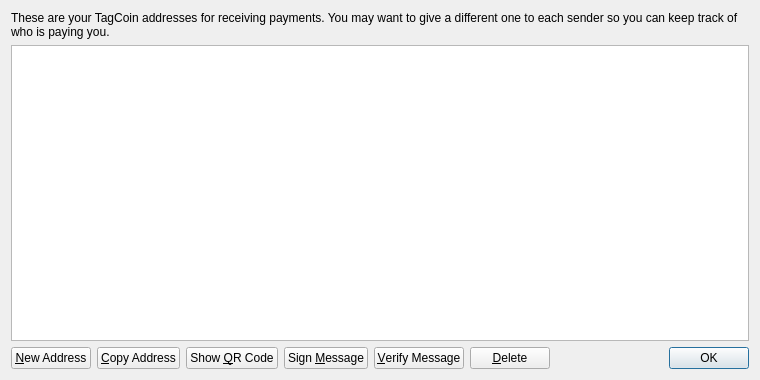
<?xml version="1.0" encoding="UTF-8"?>
<ui version="4.0">
 <class>AddressBookPage</class>
 <widget class="QWidget" name="AddressBookPage">
  <property name="geometry">
   <rect>
    <x>0</x>
    <y>0</y>
    <width>760</width>
    <height>380</height>
   </rect>
  </property>
  <property name="windowTitle">
   <string>Address Book</string>
  </property>
  <layout class="QVBoxLayout" name="verticalLayout">
   <item>
    <widget class="QLabel" name="labelExplanation">
     <property name="text">
      <string>These are your TagCoin addresses for receiving payments. You may want to give a different one to each sender so you can keep track of who is paying you.</string>
     </property>
     <property name="textFormat">
      <enum>Qt::PlainText</enum>
     </property>
     <property name="wordWrap">
      <bool>true</bool>
     </property>
    </widget>
   </item>
   <item>
    <widget class="QTableView" name="tableView">
     <property name="contextMenuPolicy">
      <enum>Qt::CustomContextMenu</enum>
     </property>
     <property name="toolTip">
      <string>Double-click to edit address or label</string>
     </property>
     <property name="tabKeyNavigation">
      <bool>false</bool>
     </property>
     <property name="alternatingRowColors">
      <bool>true</bool>
     </property>
     <property name="selectionMode">
      <enum>QAbstractItemView::SingleSelection</enum>
     </property>
     <property name="selectionBehavior">
      <enum>QAbstractItemView::SelectRows</enum>
     </property>
     <property name="sortingEnabled">
      <bool>true</bool>
     </property>
     <attribute name="verticalHeaderVisible">
      <bool>false</bool>
     </attribute>
    </widget>
   </item>
   <item>
    <layout class="QHBoxLayout" name="horizontalLayout">
     <item>
      <widget class="QPushButton" name="newAddressButton">
       <property name="toolTip">
        <string>Create a new address</string>
       </property>
       <property name="text">
        <string>&amp;New Address</string>
       </property>
       <property name="icon">
        <iconset resource="../bitcoin.qrc">
         <normaloff>:/icons/add</normaloff>:/icons/add</iconset>
       </property>
      </widget>
     </item>
     <item>
      <widget class="QPushButton" name="copyToClipboard">
       <property name="toolTip">
        <string>Copy the currently selected address to the system clipboard</string>
       </property>
       <property name="text">
        <string>&amp;Copy Address</string>
       </property>
       <property name="icon">
        <iconset resource="../bitcoin.qrc">
         <normaloff>:/icons/editcopy</normaloff>:/icons/editcopy</iconset>
       </property>
      </widget>
     </item>
     <item>
      <widget class="QPushButton" name="showQRCode">
       <property name="text">
        <string>Show &amp;QR Code</string>
       </property>
       <property name="icon">
        <iconset resource="../bitcoin.qrc">
         <normaloff>:/icons/qrcode</normaloff>:/icons/qrcode</iconset>
       </property>
      </widget>
     </item>
     <item>
      <widget class="QPushButton" name="signMessage">
       <property name="toolTip">
        <string>Sign a message to prove you own a TagCoin address</string>
       </property>
       <property name="text">
        <string>Sign &amp;Message</string>
       </property>
       <property name="icon">
        <iconset resource="../bitcoin.qrc">
         <normaloff>:/icons/edit</normaloff>:/icons/edit</iconset>
       </property>
      </widget>
     </item>
     <item>
      <widget class="QPushButton" name="verifyMessage">
       <property name="toolTip">
        <string>Verify a message to ensure it was signed with a specified TagCoin address</string>
       </property>
       <property name="text">
        <string>&amp;Verify Message</string>
       </property>
       <property name="icon">
        <iconset resource="../bitcoin.qrc">
         <normaloff>:/icons/transaction_0</normaloff>:/icons/transaction_0</iconset>
       </property>
      </widget>
     </item>
     <item>
      <widget class="QPushButton" name="deleteButton">
       <property name="toolTip">
        <string>Delete the currently selected address from the list</string>
       </property>
       <property name="text">
        <string>&amp;Delete</string>
       </property>
       <property name="icon">
        <iconset resource="../bitcoin.qrc">
         <normaloff>:/icons/remove</normaloff>:/icons/remove</iconset>
       </property>
      </widget>
     </item>
     <item>
      <spacer name="horizontalSpacer">
       <property name="orientation">
        <enum>Qt::Horizontal</enum>
       </property>
       <property name="sizeHint" stdset="0">
        <size>
         <width>40</width>
         <height>20</height>
        </size>
       </property>
      </spacer>
     </item>
     <item>
      <widget class="QDialogButtonBox" name="buttonBox">
       <property name="sizePolicy">
        <sizepolicy hsizetype="Maximum" vsizetype="Fixed">
         <horstretch>0</horstretch>
         <verstretch>0</verstretch>
        </sizepolicy>
       </property>
       <property name="standardButtons">
        <set>QDialogButtonBox::Ok</set>
       </property>
      </widget>
     </item>
    </layout>
   </item>
  </layout>
 </widget>
 <resources>
  <include location="../bitcoin.qrc"/>
 </resources>
 <connections/>
</ui>
